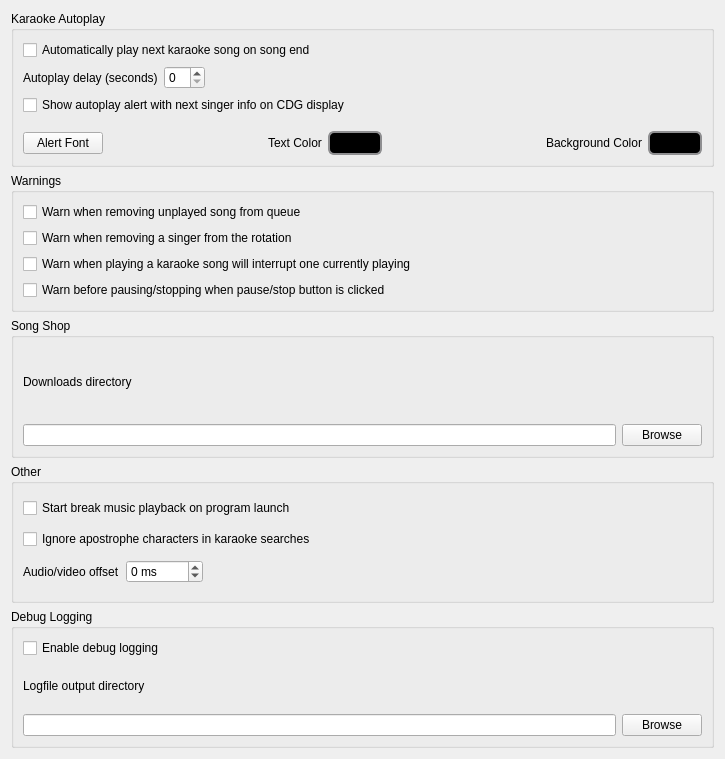
              <widget class="QWidget" name="scrollAreaWidgetContents_2">
               <property name="geometry">
                <rect>
                 <x>0</x>
                 <y>0</y>
                 <width>725</width>
                 <height>759</height>
                </rect>
               </property>
               <layout class="QVBoxLayout" name="verticalLayout_26">
                <item>
                 <widget class="QGroupBox" name="groupBox">
                  <property name="title">
                   <string>Karaoke Autoplay</string>
                  </property>
                  <property name="flat">
                   <bool>false</bool>
                  </property>
                  <layout class="QVBoxLayout" name="verticalLayout_16">
                   <item>
                    <widget class="QCheckBox" name="checkBoxKAA">
                     <property name="text">
                      <string>Automatically play next karaoke song on song end</string>
                     </property>
                    </widget>
                   </item>
                   <item>
                    <layout class="QHBoxLayout" name="horizontalLayout_11">
                     <item>
                      <widget class="QLabel" name="label_9">
                       <property name="text">
                        <string>Autoplay delay (seconds)</string>
                       </property>
                      </widget>
                     </item>
                     <item>
                      <widget class="QSpinBox" name="spinBoxAADelay"/>
                     </item>
                     <item>
                      <spacer name="horizontalSpacer_6">
                       <property name="orientation">
                        <enum>Qt::Horizontal</enum>
                       </property>
                       <property name="sizeHint" stdset="0">
                        <size>
                         <width>40</width>
                         <height>20</height>
                        </size>
                       </property>
                      </spacer>
                     </item>
                    </layout>
                   </item>
                   <item>
                    <widget class="QCheckBox" name="checkBoxShowKAAAlert">
                     <property name="text">
                      <string>Show autoplay alert with next singer info on CDG display</string>
                     </property>
                    </widget>
                   </item>
                   <item>
                    <layout class="QHBoxLayout" name="horizontalLayout_13">
                     <property name="topMargin">
                      <number>10</number>
                     </property>
                     <item>
                      <widget class="QPushButton" name="btnAlertFont">
                       <property name="text">
                        <string>Alert Font</string>
                       </property>
                      </widget>
                     </item>
                     <item>
                      <spacer name="horizontalSpacer_7">
                       <property name="orientation">
                        <enum>Qt::Horizontal</enum>
                       </property>
                       <property name="sizeHint" stdset="0">
                        <size>
                         <width>40</width>
                         <height>20</height>
                        </size>
                       </property>
                      </spacer>
                     </item>
                     <item>
                      <widget class="QLabel" name="label_12">
                       <property name="text">
                        <string>Text Color</string>
                       </property>
                      </widget>
                     </item>
                     <item>
                      <widget class="QPushButton" name="btnAlertTxtColor">
                       <property name="styleSheet">
                        <string notr="true">QPushButton {
    border: 2px solid #8f8f91;
    border-radius: 6px;
    background-color: rgb(0,0,0);
    min-width: 40px;
    padding-left: 5px;
    padding-right: 5px;
    padding-top: 3px;
    padding-bottom: 3px;
}

QPushButton:pressed {
    background-color: rgb(0,0,0);
}

QPushButton:flat {
    border: none; /* no border for a flat push button */
}

QPushButton:default {
    border-color: navy; /* make the default button prominent */
}</string>
                       </property>
                       <property name="text">
                        <string/>
                       </property>
                      </widget>
                     </item>
                     <item>
                      <spacer name="horizontalSpacer_8">
                       <property name="orientation">
                        <enum>Qt::Horizontal</enum>
                       </property>
                       <property name="sizeHint" stdset="0">
                        <size>
                         <width>40</width>
                         <height>20</height>
                        </size>
                       </property>
                      </spacer>
                     </item>
                     <item>
                      <widget class="QLabel" name="label_16">
                       <property name="text">
                        <string>Background Color</string>
                       </property>
                      </widget>
                     </item>
                     <item>
                      <widget class="QPushButton" name="btnAlertBgColor">
                       <property name="styleSheet">
                        <string notr="true">QPushButton {
    border: 2px solid #8f8f91;
    border-radius: 6px;
    background-color: rgb(0,0,0);
    min-width: 40px;
    padding-left: 5px;
    padding-right: 5px;
    padding-top: 3px;
    padding-bottom: 3px;
}

QPushButton:pressed {
    background-color: rgb(0,0,0);
}

QPushButton:flat {
    border: none; /* no border for a flat push button */
}

QPushButton:default {
    border-color: navy; /* make the default button prominent */
}</string>
                       </property>
                       <property name="text">
                        <string/>
                       </property>
                      </widget>
                     </item>
                    </layout>
                   </item>
                  </layout>
                 </widget>
                </item>
                <item>
                 <widget class="QGroupBox" name="groupBox_2">
                  <property name="title">
                   <string>Warnings</string>
                  </property>
                  <layout class="QVBoxLayout" name="verticalLayout_17">
                   <item>
                    <widget class="QCheckBox" name="cbxQueueRemovalWarning">
                     <property name="text">
                      <string>Warn when removing unplayed song from queue</string>
                     </property>
                    </widget>
                   </item>
                   <item>
                    <widget class="QCheckBox" name="cbxSingerRemovalWarning">
                     <property name="text">
                      <string>Warn when removing a singer from the rotation</string>
                     </property>
                    </widget>
                   </item>
                   <item>
                    <widget class="QCheckBox" name="cbxSongInterruptionWarning">
                     <property name="text">
                      <string>Warn when playing a karaoke song will interrupt one currently playing</string>
                     </property>
                    </widget>
                   </item>
                   <item>
                    <widget class="QCheckBox" name="cbxStopPauseWarning">
                     <property name="text">
                      <string>Warn before pausing/stopping when pause/stop button is clicked</string>
                     </property>
                    </widget>
                   </item>
                  </layout>
                 </widget>
                </item>
                <item>
                 <widget class="QGroupBox" name="groupBox_4">
                  <property name="title">
                   <string>Song Shop</string>
                  </property>
                  <layout class="QVBoxLayout" name="verticalLayout_20">
                   <item>
                    <widget class="QLabel" name="label_25">
                     <property name="text">
                      <string>&lt;html&gt;&lt;head/&gt;&lt;body&gt;&lt;p&gt;Downloads directory&lt;/p&gt;&lt;/body&gt;&lt;/html&gt;</string>
                     </property>
                    </widget>
                   </item>
                   <item>
                    <layout class="QHBoxLayout" name="horizontalLayout_18">
                     <property name="topMargin">
                      <number>0</number>
                     </property>
                     <item>
                      <widget class="QLineEdit" name="lineEditDownloadsDir">
                       <property name="enabled">
                        <bool>true</bool>
                       </property>
                       <property name="readOnly">
                        <bool>true</bool>
                       </property>
                      </widget>
                     </item>
                     <item>
                      <widget class="QPushButton" name="btnBrowse">
                       <property name="text">
                        <string>Browse</string>
                       </property>
                      </widget>
                     </item>
                    </layout>
                   </item>
                  </layout>
                 </widget>
                </item>
                <item>
                 <widget class="QGroupBox" name="groupBox_3">
                  <property name="title">
                   <string>Other</string>
                  </property>
                  <layout class="QVBoxLayout" name="verticalLayout_18">
                   <item>
                    <widget class="QCheckBox" name="cbxBmAutostart">
                     <property name="text">
                      <string>Start break music playback on program launch</string>
                     </property>
                    </widget>
                   </item>
                   <item>
                    <widget class="QCheckBox" name="cbxIgnoreApos">
                     <property name="toolTip">
                      <string>If set, karaoke searches will ignore the apostrophe character. 
For example, searching for &quot;im&quot; will find songs that contain &quot;I'm&quot;, 
&quot;hes&quot; will find &quot;he's&quot;, etc.</string>
                     </property>
                     <property name="text">
                      <string>Ignore apostrophe characters in karaoke searches</string>
                     </property>
                    </widget>
                   </item>
                   <item>
                    <layout class="QHBoxLayout" name="horizontalLayout_14">
                     <property name="topMargin">
                      <number>0</number>
                     </property>
                     <item>
                      <widget class="QLabel" name="label_21">
                       <property name="text">
                        <string>Audio/video offset</string>
                       </property>
                      </widget>
                     </item>
                     <item>
                      <widget class="QSpinBox" name="spinBoxVideoOffset">
                       <property name="toolTip">
                        <string>&lt;html&gt;&lt;head/&gt;&lt;body&gt;&lt;p&gt;Controls the offset between the video position displayed and the current audio position.&lt;/p&gt;&lt;p&gt;Positive numbers mean that the video will be ahead of the auido position by the number of ms specified.&lt;/p&gt;&lt;p&gt;Negative numbers mean that the video will be behind the audio by the number of ms specified.&lt;/p&gt;&lt;/body&gt;&lt;/html&gt;</string>
                       </property>
                       <property name="suffix">
                        <string> ms</string>
                       </property>
                       <property name="minimum">
                        <number>-5000</number>
                       </property>
                       <property name="maximum">
                        <number>5000</number>
                       </property>
                      </widget>
                     </item>
                     <item>
                      <spacer name="horizontalSpacer_9">
                       <property name="orientation">
                        <enum>Qt::Horizontal</enum>
                       </property>
                       <property name="sizeHint" stdset="0">
                        <size>
                         <width>40</width>
                         <height>20</height>
                        </size>
                       </property>
                      </spacer>
                     </item>
                    </layout>
                   </item>
                  </layout>
                 </widget>
                </item>
                <item>
                 <widget class="QGroupBox" name="groupBox_7">
                  <property name="title">
                   <string>Debug Logging</string>
                  </property>
                  <layout class="QVBoxLayout" name="verticalLayout_3">
                   <item>
                    <widget class="QCheckBox" name="checkBoxLogging">
                     <property name="text">
                      <string>Enable debug logging</string>
                     </property>
                    </widget>
                   </item>
                   <item>
                    <widget class="QLabel" name="label_33">
                     <property name="text">
                      <string>Logfile output directory</string>
                     </property>
                    </widget>
                   </item>
                   <item>
                    <layout class="QHBoxLayout" name="horizontalLayout_21">
                     <property name="topMargin">
                      <number>0</number>
                     </property>
                     <item>
                      <widget class="QLineEdit" name="lineEditLogDir"/>
                     </item>
                     <item>
                      <widget class="QPushButton" name="btnLogDirBrowse">
                       <property name="text">
                        <string>Browse</string>
                       </property>
                      </widget>
                     </item>
                    </layout>
                   </item>
                  </layout>
                 </widget>
                </item>
               </layout>
              </widget>
